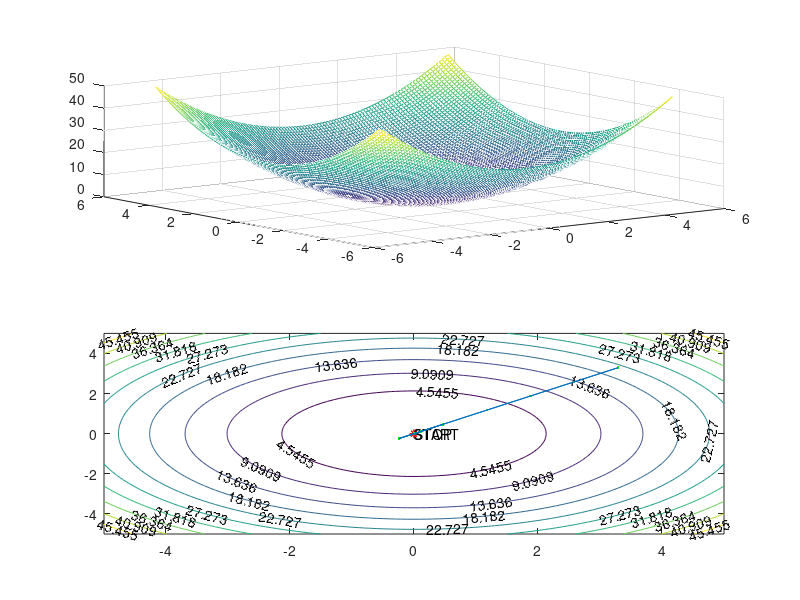

Here is the MATLAB script that generated this plot:
clc
clear
close
tic

[x,y]=meshgrid([-5:0.1:5],[-5:0.1:5]);
%[x,y]=meshgrid([-2:0.1:2],[-1:0.1:3]);
%[x,y]=meshgrid([-20:0.1:20],[-20:0.1:20]);

x0 = 4;
y0 = 4;

f1=@(x,y) (x.^2)+(y.^2);
%f1=@(x,y) (100*(y-(x.^2)).^2)+(1-x).^2;
%f1=@(x,y) -(cos(x).*cos(y).*exp(-(  ((x-pi).^2) + (y-pi).^2)));

lambda = 1;
dokl = 0.001;


subplot(2,1,1)
mesh(x,y,f1(x,y))

subplot(2,1,2)
[c,h]=contour(x,y,f1(x,y));
clabel(c,h)
hold on;

iteracje=1;

h=0.000001;


    z1 = (f1(x0+h, y0) - f1(x0-h, y0)) / (2*h);
    z2 = (f1(x0, y0+h) - f1(x0, y0-h)) / (2*h);

    grad = [z1, z2];  
    alfa = lambda / norm(grad);
    x0 = x0 - alfa*grad(1);
    y0 = y0 - alfa*grad(2);
    
    iteracje = iteracje + 1;
    dx(iteracje) = x0;
    dy(iteracje) = y0;


while(norm(grad)>dokl)
    z1 = (f1(x0+h, y0) - f1(x0-h, y0)) / (2*h);
    z2 = (f1(x0, y0+h) - f1(x0, y0-h)) / (2*h);

    grad = [z1, z2];  
    alfa = lambda / norm(grad);
    x0 = x0 - alfa*grad(1);
    y0 = y0 - alfa*grad(2);
    
    iteracje = iteracje + 1;
    dx(iteracje) = x0;
    dy(iteracje) = y0;
    
    if (iteracje > 2)
      if(abs(dx(iteracje)- dx(iteracje-2))<dokl)
        if(abs(dy(iteracje)- dy(iteracje-2))<dokl)
            lambda = lambda/2
        end
      end
    end

end


plot(dx(1),dy(1),'r*')
text(dx(1),dy(1),'START')
plot(dx(end),dy(end),'r*')
text(dx(end),dy(end),'STOP')

plot(dx(2:end-1),dy(2:end-1),'g.')
plot(dx,dy)

toc

wynik = [x0, y0, f1(x0,y0), iteracje-1]
hold off
%dx
%dy

%-2 3
%